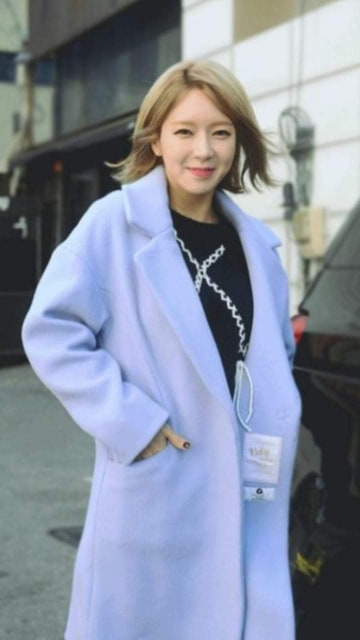
#> input picture IMAGENES/prueba.tiff, 360 x 640 px
$ python image.py
#> lines starting #> are read from the running program, lines starting #| are printed output that depends on the picture
import numpy as np
import matplotlib.pyplot as plt
import matplotlib.image as img
import pandas as pd
image=img.imread("prueba.tiff")
#> image is the input picture: shape (640, 360, 4); mean R, G, B, A 134.1, 141.9, 158, 255
red, row_temp =[],[]
rows,columns,_=image.shape
#> rows = 640; columns = 360
for row in range (rows):
   for column in range(columns):
      pixel=(float(image[row,column,2]))
      row_temp.append(int(pixel))
   red.append(row_temp)
   row_temp=[]
#> after the loop, red = 640 items
img=np.array(red)
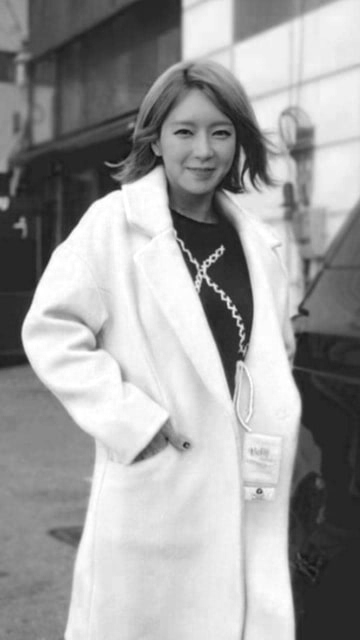
#> img: shape (640, 360) int64; min 17, max 255, mean 158
figure, axes = plt.subplots(2, 3)

a=img.shape
#> a = (640, 360)
print(a)
#| (640, 360)

b=image.shape
#> b = (640, 360, 4)
print(a)
#| (640, 360)

suma=0
print(suma)

rows,columns=img.shape
for row in range (rows):
   for column in range (columns):
      suma+=img[row][column]
#> after the loop, suma = 36414592
print(suma)
#| 36414592


print(img)
#> (printed output is left out)
axes[0, 1].imshow(img)
axes[0, 0].imshow(image)
plt.show()
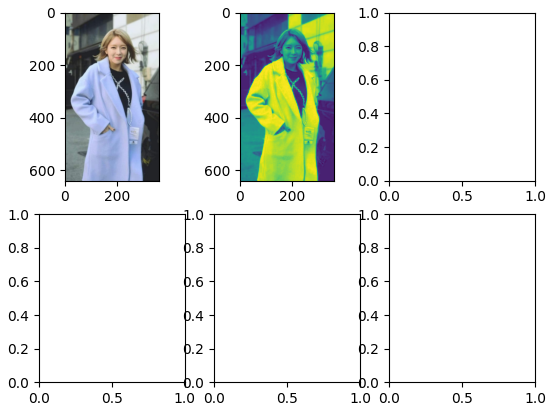
#> figure drawn by matplotlib, 2 panels
mat=pd.DataFrame(data=img)
#> mat = table of 640 rows and 360 columns
mat.to_csv('valores.csv',sep=' ',header=False,float_format='%d',index=False)
